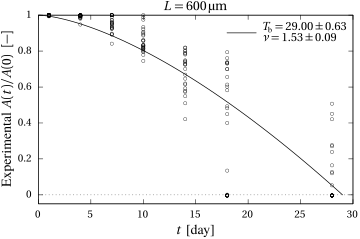

This figure's gnuplot source:
# set term x11

# set term pdfcairo enhanced size 3.76in,2.5in
# set output "pore-area-vs-t-L600.pdf"
# set xlabel '{/Times-Italic t} [day]'
# set ylabel 'Pore area/initial pore area [-]'
# set title '{/Times-Italic L} = 600 {/Symbol m}m'

# set term png enhanced
# set output "pore-area-vs-t-L600.png"

set term cairolatex pdf standalone color size 3.6,2.4 transparent font "default, 10" rounded header '\usepackage{amsmath}\usepackage{amssymb}\usepackage[utopia,greekuppercase=italicized]{mathdesign}\usepackage{newtxtext}\edef\partial{\mathchar\number\partial\noexpand\!}\usepackage[T1]{fontenc}\usepackage[expproduct=tighttimes]{siunitx}'

set output "pore-area-vs-t-L600.tex"
set format '\footnotesize $%g$' # latex command may offset the ylabel. Use offset in set ylabel and adjust margins

set border lw 1.5

set title '$L=600\,\um$' offset 0,-0.8
set xlabel '$t$ [day]'
set ylabel 'Experimental $A(t)/A(0)\ \ [-]$' offset 2,0

set size ratio 0.6
set margins at screen 0.105, at screen 0.98, at screen 0.15, at screen 0.94
set key at graph 0.58, 0.95 left reverse Left spacing 1.5

set xrange [0:30]
set yrange [-0.05:1]

set dummy t

B(t) = 1-(t/tb)**nu
fit B(t) 'pore-coverage-L600.dat' using 1:(1-0.01*$2) every :::0::6 via tb,nu

N = 1000

set samples N

plot 'pore-coverage-L600.dat' using 1:(1-0.01*$2) with points title '' lc rgb 'black' pt 6 pi 1 ps 0.4,\
	 [0:tb] B(t) with lines title sprintf('\small $T_\text{b} = %.2f \pm %.2f$' . "\n" . '\small $\nu = %.2f \pm %.2f$', tb, tb_err, nu, nu_err) lc rgb 'black' lw 2,\
	 0 with lines title '' lc 0 dt 3	 

unset output
